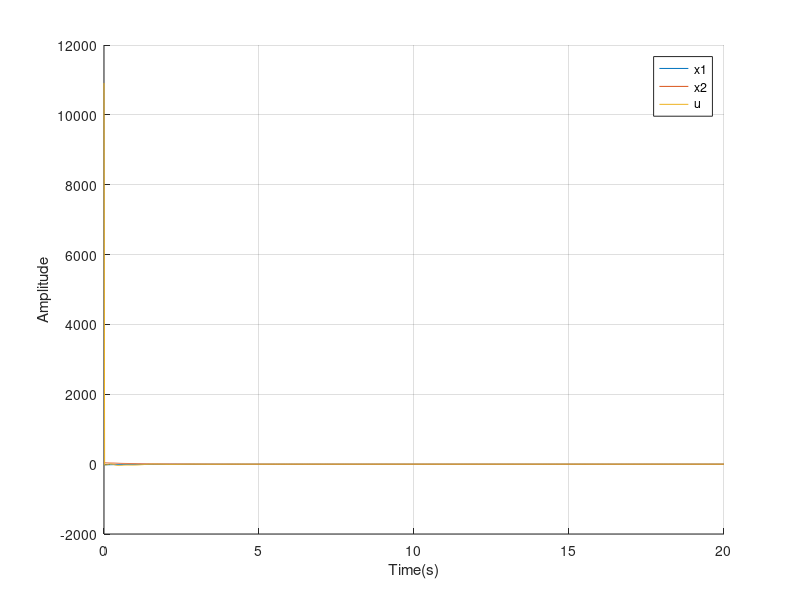

This chart was generated by the following MATLAB code:
function datos1c();
  clear all;
  clc;
 to=0;
tf=20;
t=linspace(to,tf,1000);
xo(1)=-20;
xo(2)=30;
b=1;%comentar para ejercicio 5
a=1;
k=1000;
   
options1=odeset('RelTol', 0.001);
global fileID %comentar para ejercicio 5
fileID = fopen('datosc.txt','w'); %comentar para ejercicio 5
##for b=linspace(-1,3,20);
  pendulum = @(t,x) [x(1)+b*sin(x(1))+x(2);
                 (-2-a*cos(x(1)))*(x(1)+a*sin(x(1))+x(2))-x(1)-k*(x(2)+2*x(1)+a*sin(x(1)));
                 ];

    [t,x ] = ode23(pendulum,t,xo,options1);
 xsol=x  ; 

u1=(-2-cos(xsol(:,1))).*(xsol(:,1)+sin(xsol(:,1))+xsol(:,2))-xsol(:,1)-k.*(xsol(:,2)+2.*xsol(:,1)+sin(xsol(:,1))); 
 y=[t,xsol,u1]'


 fprintf(fileID,'%10.6f %10.6f %10.6f %10.6f \n',y); %comentar para ejercicio 5
fclose(fileID); %comentar para ejercicio 5
 
xlabel('Time(s)')
ylabel('Amplitude')
drawnow
hold on
plot(t, xsol(:,1))
plot(t,xsol(:,2))
plot(t,u1)
##legend('x1','x2');
legend('x1','x2','u');
grid
##endfor
endfunction